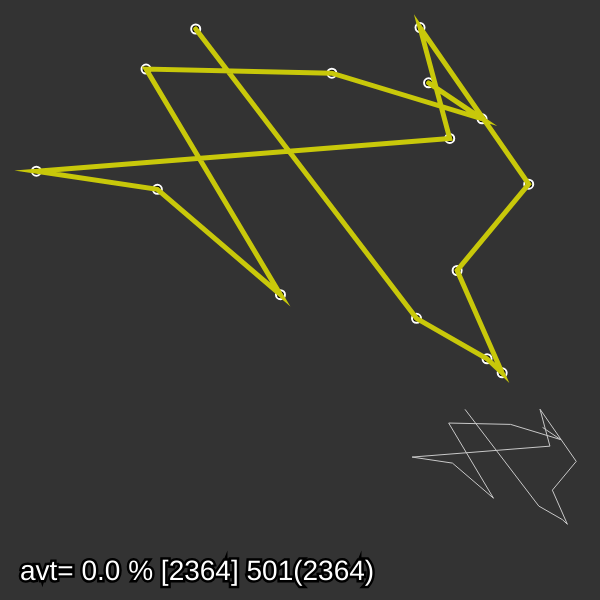
Frame 1 (no input)
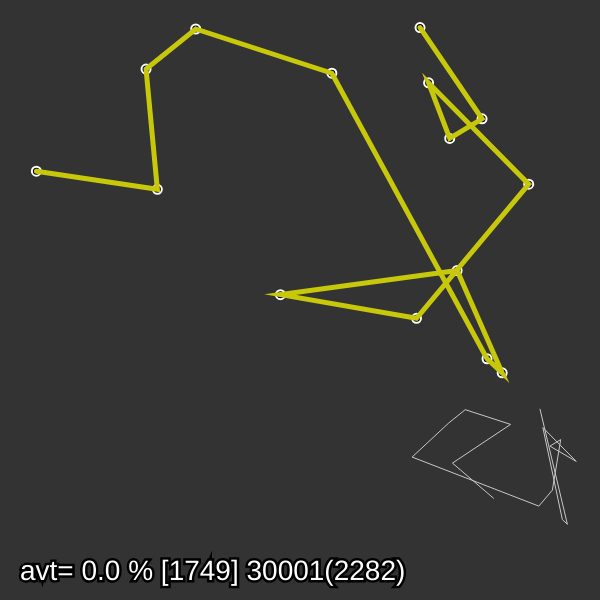
Frame 60 (no input)
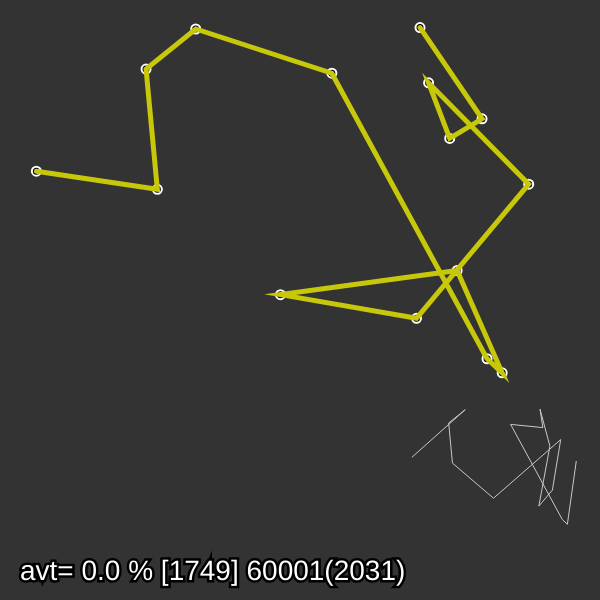
Frame 120 (the mouse pressed at the canvas centre since frame 60)

The p5.js sketch that drew these frames (run headless with seeded random() and noise() and a simulated clock; from frame 60 on, the mouse is pressed at the canvas centre):

// p5.js sketch
// ── sketch.js
let villes = [];
let total = 15;
let permut = fact(total);
let cpt = 1;
let nbPop = 500;

let optiD = Infinity, bestP,currentP, current;

let one, two;
let ordre= [];

let scale = 3/2;

let population = [];
let fitness = [];

function setup(){
	createCanvas(600,600);
	for (let i=0;i<total;i++) {
		let v = createVector(random(width),random(height/3*2));
		villes[i] = v;
		ordre[i] = i;
	}

	for (let i=0;i<nbPop;i++) {
		// population[i]=ordre.slice();
		// melange(population[i],10);
		population[i] = shuffle(ordre);
	}

	console.log(population);

	//- Lexical ordre
	// let d = distance(villes,ordre);
	// optiD = d;
	// bestP = ordre.slice();
	
}


function draw() {
	background(51);
	// DNA Algo
	calcFitness();
	nextGeneration();

	//- Affiche les Villes
	//
	fill(0);
	stroke(255);
	strokeWeight(2);
	for(let i=0;i<villes.length;i++) {
		circle(villes[i].x, villes[i].y,9);
	}
	//-----
	// Draw ordre (Ex)
	//----
	strokeWeight(1);
	noFill();
	stroke(200);
	translate(width/scale,height/scale);
	beginShape();
	for(let i=0;i<currentP.length;i++) {
		let n = currentP[i];
		vertex(villes[n].x/scale/2,villes[n].y/scale/2);
	}
	endShape();
	translate(-width/scale,-height/scale);

	// permutation en mode aléatoire
	// let i = floor(random(villes.length));
	// let j = floor(random(villes.length));
	// swap(villes,i,j);

	// permutation en mode force brute
	// ordre = nextOrder(ordre);
	// let d = distance(villes,ordre);
	// if (d<optiD) {
	// 	optiD = d;
	// 	bestP = ordre.slice();
	// }

	strokeWeight(5);
	noFill();
	stroke(200,200,10);
	beginShape();
	for(let i=0;i<villes.length;i++) {
		vertex(villes[bestP[i]].x,villes[bestP[i]].y);
	}
	endShape();

	// affiche actuel ordre
	textSize(28);
	// let s = 'Calc : ', b='Best : ';
	// for(let i=0;i<ordre.length;i++) {
	// 	s += ordre[i];
	// 	b += bestP[i];
	// }
	fill(255);
	stroke(0);
	// text(s,20,height/3*2+100);
	// text(b,20,height/3*2+140);
	let avt = cpt/permut*100.0;
	text('avt= '+nf(avt,0,1)+' % ['+nf(optiD,0,0)+'] '+cpt+'('+nf(current,0,0)+')',20,height/3*2+180);

}


function distance(v,o) { // villes et ordre
	let sum = 0;
	for(let i=1; i<o.length;i++) {
		let f = o[i-1], e=o[i];
		let d = dist(v[f].x,v[f].y,v[e].x,v[e].y);
		sum += d;
	}
	return sum;
}

function swap(a,i,j) {
	let temp = a[i];
	a[i] = a[j];
	a[j] = temp;
}
function melange(arr,nb) {
	for(let i=0;i<nb;i++) {
		let a = floor(random(arr.length));
		let b = floor(random(arr.length));
		swap(arr,a,b);
	}
}
// lexical order

function nextOrder(arr) {
	//algo step One
	let one = -1;
	for (let i=0;i<arr.length-1;i++) {
		if(arr[i] <arr[i+1]) {
			one=i;
		}
	}
	if (one==-1) {
		noLoop(); 
		console.log(arr);
		console.log('Terminé');
		return arr;
	} 
	// alog step 2;
	for(let j=0;j<arr.length;j++) {
		if(arr[one]<arr[j]) {
			two = j;
		}
	}
	// algo step 3
	swap(arr,one,two);

	//algo step 4 (reverse )
	let end = arr.splice(one+1);
	end.reverse();
	arr = arr.concat(end);
	cpt++;
	return arr;
}

function fact(n) {
	if (n==1) return 1;
	return n * fact(n-1);
}

// ── DNA.js
function calcFitness() {
	current = Infinity;
	for( let i=0;i<population.length;i++) {
		let d= distance(villes,population[i]);
 		let newPop = optiEP(population[i]);
		let d2= distance(villes,newPop);
		if (d2<d) {
			d=d2;
			population[i] = newPop.splice();
		}
 		if (d<optiD) {
			optiD = d;
			bestP = population[i].slice();
		}
		if (d<current) {
			current = d;
			currentP = population[i].slice();
		}
		fitness[i] = 1/(d +1);
	}
	normFitness();
}


function normFitness() {
	let sum = 0;
	for(let i=0;i<fitness.length;i++) {
		sum += fitness[i];
	}
	for(let i=0;i<fitness.length;i++) {
		fitness[i] = fitness[i] / sum;
	}
 }

 function nextGeneration() {
 	let newPop = [];

 	for(let i = 0; i<population.length;i++) {
 		// newPop[i] = population[i].slice();
 		let newOrdreA = choix(population,fitness);
 		let newOrdreB = choix(population,fitness);
 		let newOrdre = crossOver(newOrdreA,newOrdreB);
 		mutation(newOrdre,0.01);
 		newPop[i] = newOrdre; 
 	}
	cpt+=population.length;
 
 	population = newPop;
 }

function crossOver(A,B) {
	let s = floor(random(A.length));
	let e = floor(random(s+1,A.length));
	let rep = A.slice(s,e);
	for (let i=0;i<B.length;i++) {
		let add = B[i];
		if( !rep.includes(add)) {
			rep.push(add);
		}
	}
	return rep;
}
 function choix(list,prob) {
 	let id =0;
 	let r = random(1);
 	while(r>0) {
 		r = r -prob[id];
 		id++;
 	}
 	id--;
 	return list[id].slice( );
 }

 function mutation(od,rate) {
 	for(let i=0;i<total;i++) {
 		if(random(1)<rate) {
		 	let a = floor(random(od.length));
 			let b = floor(random(od.length));
	 	 	swap(od,a,b);
 		}
 	}
}
 function optiEP(arr) {
 	let od=arr.copyWithin(); console.log(od,arr);
 	for(let i=1;i<total-1;i++) {
 		if(distEP(od[i-1],od[i+1])< distEP(od[i-1],od[i])){
	 	 	swap(od,i,i+1);
 		}
 	}
 	return od;
 }
 function optiEnd(od) {
 	if(distEP(od[0],od[total-1])<distEP(od[0],od[1])) {
 		// swap(od,)
 	}
 }
 function distEP(a,b) {
 	return ((a.x-b.x)*(a.x-b.x) + (a.y-b.y)*(a.y-b.y));
 }
